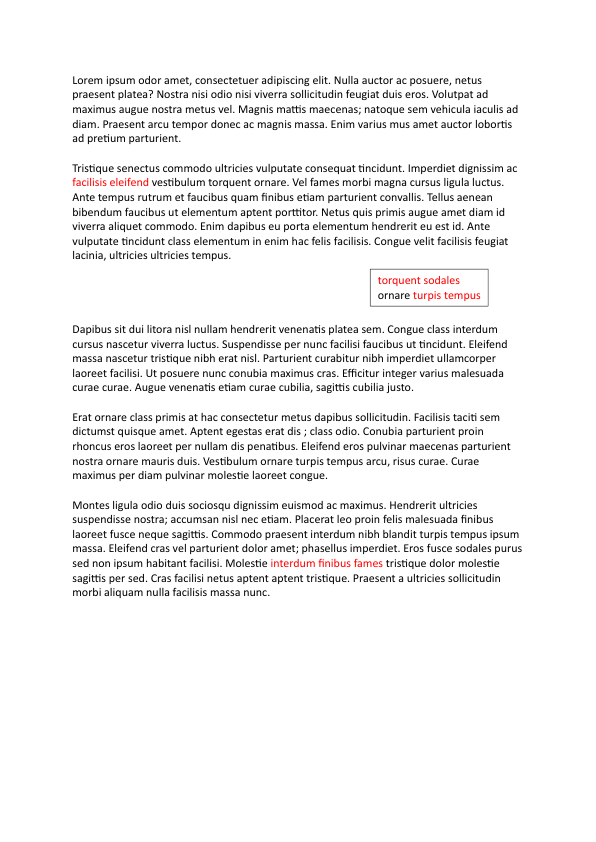
#> input picture Lorem1.png, 596 x 842 px
$ python more.py
#> lines starting #> are read from the running program, lines starting #| are printed output that depends on the picture; after the words box and inside, x2 and y2 are one past the last pixel; in counts of white or black regions, pixels touching at a corner belong together
# [34 lines of commented-out code are left out]

import cv2
import pytesseract

pytesseract.pytesseract.tesseract_cmd = r'C:\Users\kk\AppData\Local\Programs\Tesseract-OCR\tesseract.exe'

# Load the image
image = cv2.imread('Lorem1.png')
#> image is the input picture: shape (842, 596, 3); mean B, G, R 242.8, 242.8, 243.2

# Convert the image to HSV
hsv_image = cv2.cvtColor(image, cv2.COLOR_BGR2HSV)
#> hsv_image: shape (842, 596, 3); mean H, S, V 0, 0.4, 243.2

# Define range for red color and create mask
lower_red = (0, 100, 100)
upper_red = (10, 255, 255)
mask1 = cv2.inRange(hsv_image, lower_red, upper_red)
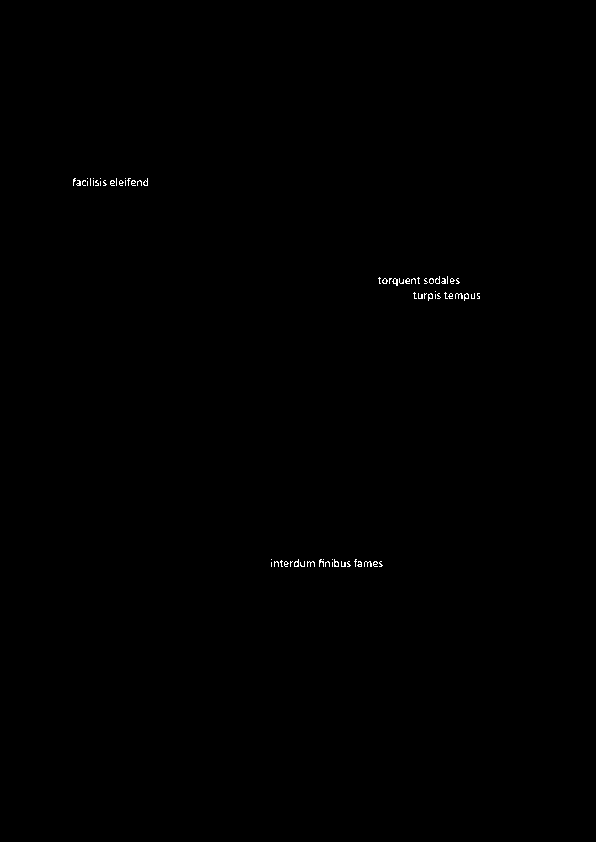
#> mask1: shape (842, 596); 0.18% white in thin lines or dots, all inside (x1, y1, x2, y2) = (73, 178, 480, 567)

lower_red = (160, 100, 100)
upper_red = (180, 255, 255)
mask2 = cv2.inRange(hsv_image, lower_red, upper_red)
#> mask2: shape (842, 596); every value is 0

# Combine masks
mask = mask1 + mask2

# Apply mask to get only red color parts
red_only = cv2.bitwise_and(image, image, mask=mask)

# Convert image to RGB (for pytesseract compatibility)
rgb_image = cv2.cvtColor(red_only, cv2.COLOR_BGR2RGB)

# Perform OCR
custom_config = r'--oem 3 --psm 6'  # using tesseract config for better recognition
#> (the run stopped early here; a loop or call above may not have finished)
